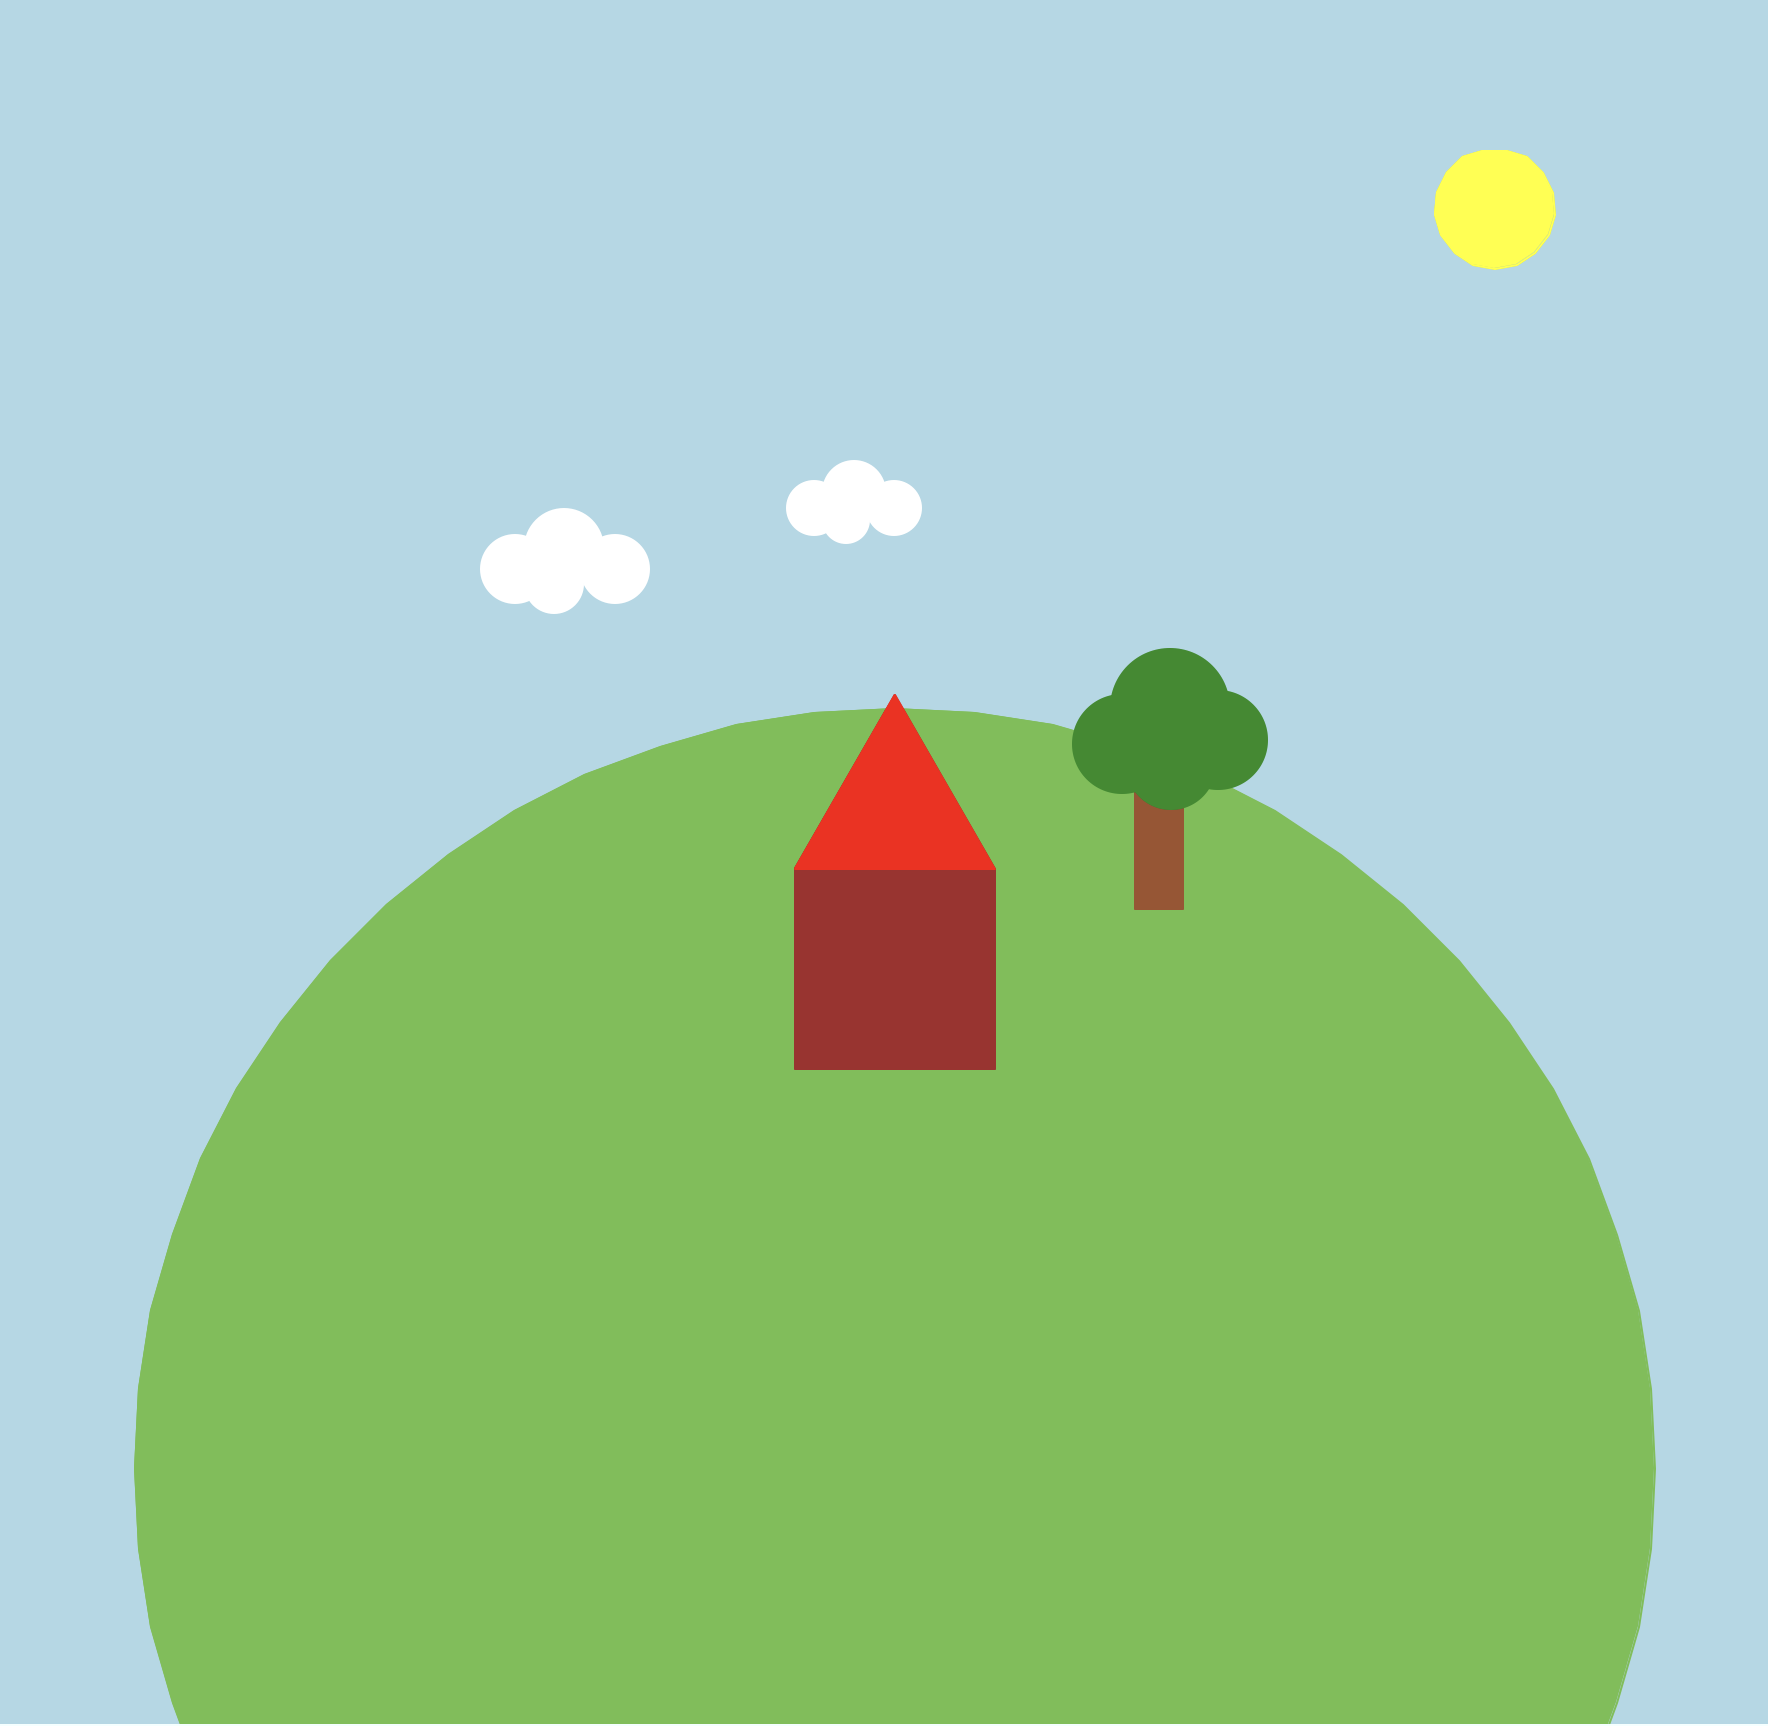

This chart was generated by the following Python code:
import turtle

screen = turtle.Screen()
screen.bgcolor("lightblue")
screen.title("House on a Hill")

pen = turtle.Turtle()
pen.speed(3)
pen.hideturtle()

def draw_square(size, color):
    pen.setheading(0)
    pen.color(color)
    pen.begin_fill()
    for _ in range(4):
        pen.forward(size)
        pen.right(90)
    pen.end_fill()

def draw_triangle(size, color):
    pen.setheading(0)
    pen.color(color)
    pen.begin_fill()
    for _ in range(3):
        pen.forward(size)
        pen.left(120)
    pen.end_fill()

def draw_rectangle(width, height, color):
    pen.color(color)
    pen.begin_fill()
    for _ in range(2):
        pen.forward(width)
        pen.right(90)
        pen.forward(height)
        pen.right(90)
    pen.end_fill()

def draw_hill(center_x, center_y, radius, color):
    # Draw a large filled circle with center below the scene so only the top reads as a hill.
    pen.penup()
    pen.goto(center_x, center_y - radius)
    pen.setheading(0)
    pen.pendown()
    pen.color(color)
    pen.begin_fill()
    pen.circle(radius)
    pen.end_fill()

def draw_cloud(x, y, scale=1.0):
    pen.color("white")
    for dx, dy, size in [
        (0, 0, 35),
        (25, 10, 40),
        (50, 0, 35),
        (20, -8, 30),
    ]:
        pen.penup()
        pen.goto(x + dx * scale, y + dy * scale)
        pen.dot(size * scale)

def draw_tree(x, y):
    # Trunk
    pen.penup()
    pen.goto(x, y)
    pen.setheading(90)
    pen.pendown()
    draw_rectangle(80, 24, "sienna")

    # Leaf canopy
    for dx, dy, size in [
        (-18, 82, 50),
        (6, 100, 60),
        (30, 84, 50),
        (6, 72, 45),
    ]:
        pen.penup()
        pen.goto(x + 12 + dx, y + dy)
        pen.dot(size, "forest green")

# Grassy hill
draw_hill(0, -300, 380, "#6dbf4b")

# House base
pen.penup()
pen.goto(-50, 0)
pen.pendown()
draw_square(100, "brown")

# Roof
pen.penup()
pen.goto(-50, 0)
pen.pendown()
draw_triangle(100, "red")

# Sun
pen.penup()
pen.goto(300, 300)
pen.pendown()
pen.color("yellow")
pen.begin_fill()
pen.circle(30)
pen.end_fill()

# Clouds
draw_cloud(-190, 150, 1.0)
draw_cloud(-40, 180, 0.8)

# Tree
draw_tree(120, -20)

turtle.done()
